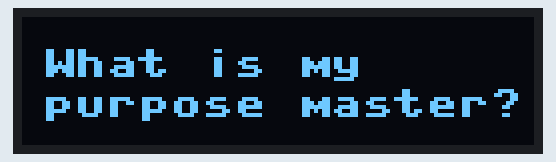
Bench run of a program on a simulated Raspberry Pi Pico running MicroPython. Shown: 128×32 one-colour display. Library files of the repository ran but are not shown: ssd1306.py. At 0.1 s the program stops and its outputs stay as they are.

Above: at 0.1 s.

The program:

oled_message.py
```python
from ssd1306 import SSD1306_I2C
from machine import Pin, I2C

ancho = 128
largo = 32

#inicializamos el controlador I2C del Raspberry
i2c = I2C(1, scl = Pin(15), sda = Pin(14), freq = 200000)

#inicializamos el display
oled = SSD1306_I2C(ancho, largo, i2c)

#limpiar la pantalla en caso tenga pixeles encendidos
oled.fill(0)

#añadir texto
oled.text("What is my", 5, 8)
oled.text("purpose master?", 5, 18)

#mostrar
oled.show()
```
